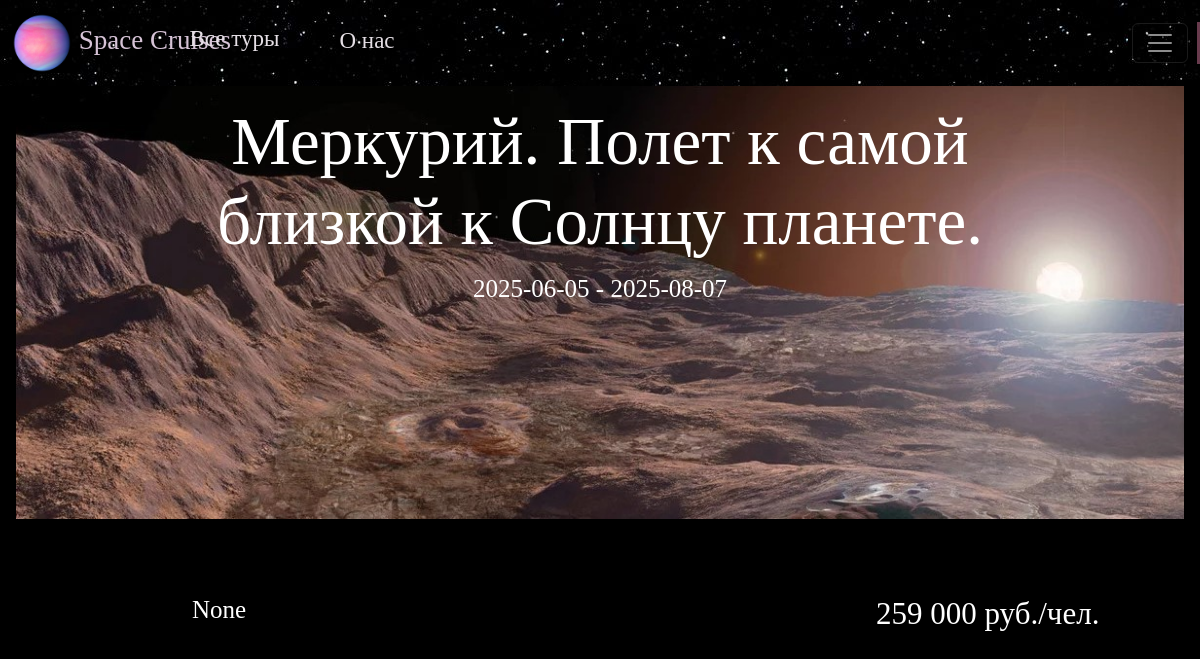
Screenshot of /more_detailed/3 (signed in) with the database file from the repository.
### data/tours_form.py (models this page shows)
class Tour(SqlAlchemyBase, SerializerMixin):
    __tablename__ = 'tours'
    id = sqlalchemy.Column(sqlalchemy.Integer, primary_key=True, autoincrement=True)
    name = sqlalchemy.Column(sqlalchemy.String, nullable=True)
    discription = sqlalchemy.Column(sqlalchemy.String, nullable=True)
    start_date = sqlalchemy.Column(sqlalchemy.DateTime)
    end_date = sqlalchemy.Column(sqlalchemy.DateTime)
    image = sqlalchemy.Column(sqlalchemy.String, nullable=True)
    price = sqlalchemy.Column(sqlalchemy.Integer, nullable=True)
    full_description = sqlalchemy.Column(sqlalchemy.String, nullable=True)
    feedbacks = orm.relationship("Feedback", back_populates='tour')  # Список отзывов о туре

### main.py (the view)
@app.route('/more_detailed/<int:id>')
def more_detailed(id):  # Подробнее о туре
    db_sess = create_session()
    tour = db_sess.query(Tour).filter(Tour.id == id).first()
    return render_template("more_detailed.html", tour=tour)

### data/db_session.py (called while the page is built)
def create_session() -> Session:
    global __factory
    return __factory()

### main.py (called while the page is built)
@login_manager.user_loader
def load_user(user_id):  # Функция для получения пользователя
    db_sess = create_session()
    return db_sess.query(User).get(user_id)

### templates/more_detailed.html (shortened to what this page needs)
{% extends "base.html" %}
{% block content %}
<div id="carouselExampleCaptions" class="carousel slide">
    <div class="carousel-inner">
        <div class="carousel-item active">
            <img src="{{tour.image}}" class="d-block w-100" alt="...">
            <div class="carousel-caption" id="carousel-caption">
                <h2 style="font-family:century gothic;font-size:67px;color:white">{{ tour.name }}</h2>
                <p style="font-family:century gothic;font-size:25px">{{tour.start_date.date()}} -
                    {{tour.end_date.date()}}</p>
            </div>
        </div>
    </div>
</div>
<br>
<br>
<br>
<div>
    <div style="color: white; width: 800px;font-family:century gothic;font-size:25px;position: absolute;left:16%">{{
        tour.full_description }}
    <br>
        <br>
        <br>
    </div>
    <p style="color:white;font-family:century gothic;font-size:31px;position: absolute;left:73%;width:300px;height:70px"
            >{{ tour.price }} руб./чел.
    </p>
</div>
{% endblock %}

### static/css/style.css (style rules this page uses)
* { box-sizing: border-box; }
#carousel-caption { position: absolute; bottom: 35%; z-index: 20; }

### rows the page displays
Tour: image (picture), name "Меркурий. Полет к самой близкой к Солнцу планете.", start_date "2025-06-05", end_date "2025-08-07", full_description "None", price "259 000"
